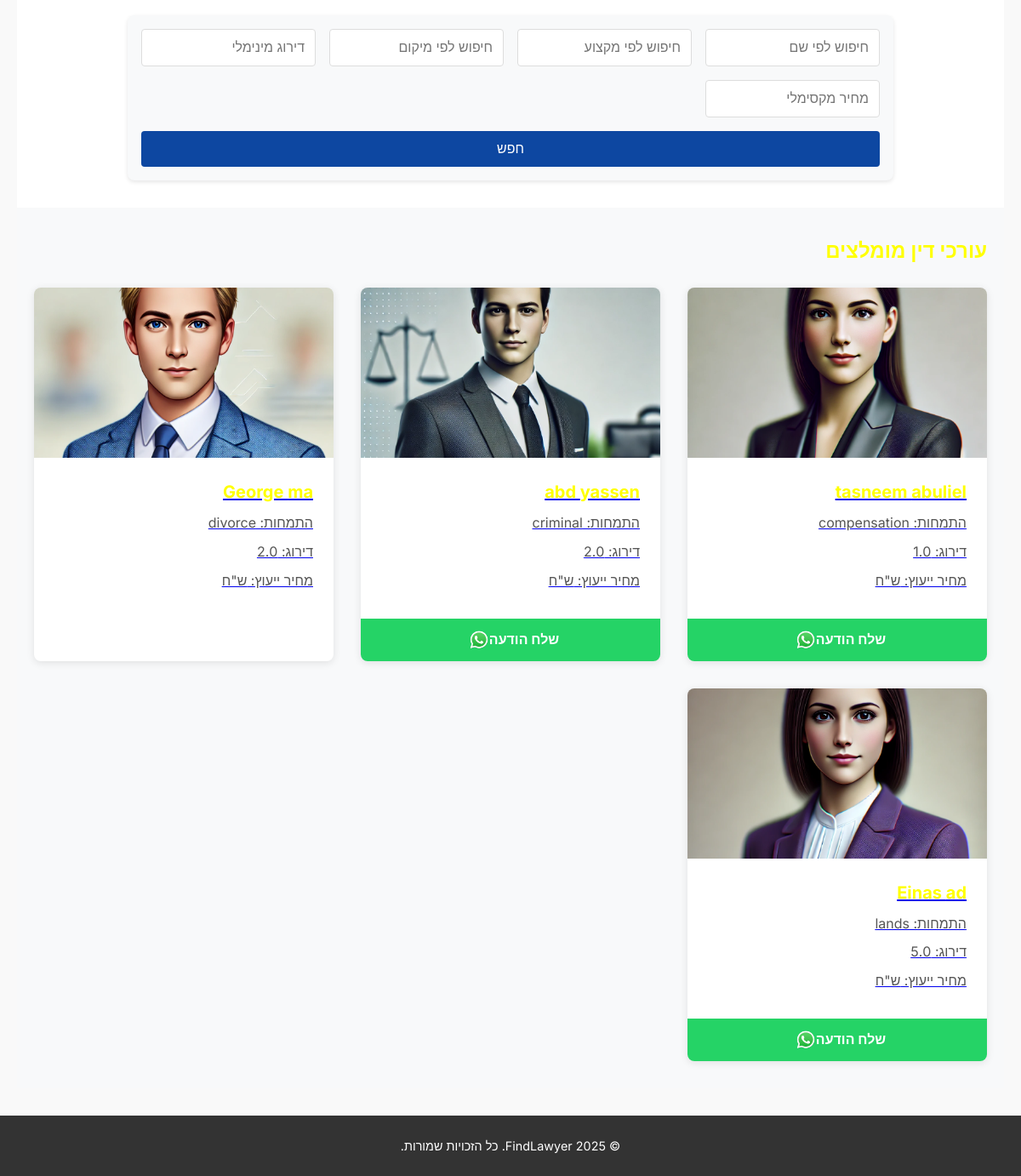
Before: / (lower part) with the older database file.
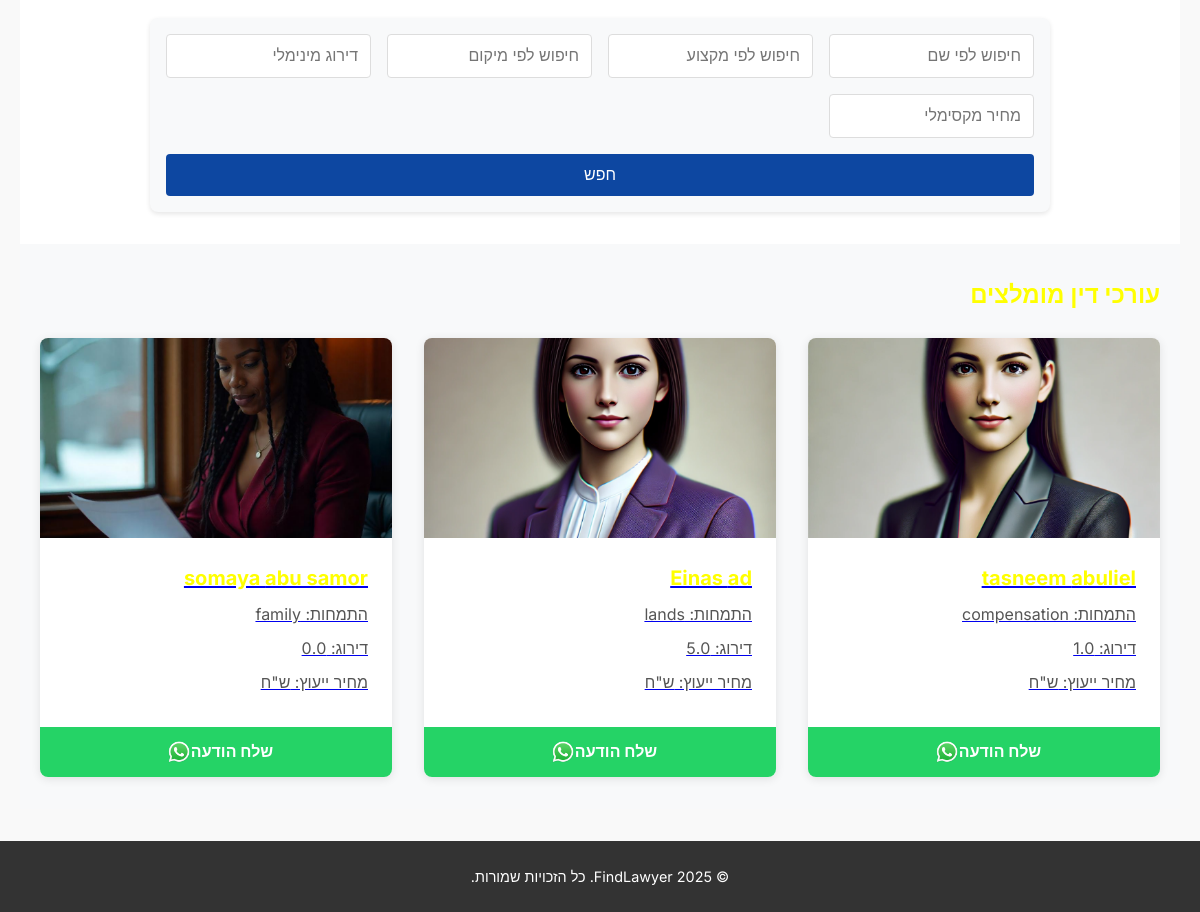
After: the same page with the newer database file.
### home/models.py (models this page shows, shortened)
class Lawyer(models.Model):
    first_name = models.CharField(max_length=100)
    last_name = models.CharField(max_length=100)
    specialization = models.CharField(max_length=100)
    location = models.CharField(max_length=100)
    email = models.EmailField(unique=True)
    phone_number = models.CharField(max_length=20)
    photo = models.ImageField(upload_to='lawyer_photos/', blank=True, null=True)

### home/views.py (the view)
# urls.py: 2. Add a URL to urlpatterns:  path('', views.home, name='home')
def home(request):
    lawyers = Lawyer.objects.all()  # Fetch all lawyers from the database
    return render(request, 'home/index.html', {'lawyers': lawyers})

### home/templates/home/index.html (shortened to what this page needs)
{% extends 'home/base_generic.html' %}
{% load static %}
{% block content %}
<section class="search-section">
    <div class="welcome-container">
        <form method="get" action="{% url 'lawyer-list' %}" class="search-bar">
            <input type="text" name="name" placeholder="חיפוש לפי שם" value="{{ request.GET.name }}">
            <input type="text" name="specialization" placeholder="חיפוש לפי מקצוע" value="{{ request.GET.specialization }}">
            <input type="text" name="location" placeholder="חיפוש לפי מיקום" value="{{ request.GET.location }}">
            <input type="number" step="0.1" name="min_rating" placeholder="דירוג מינימלי" value="{{ request.GET.min_rating }}">
            <input type="number" step="0.01" name="max_price" placeholder="מחיר מקסימלי" value="{{ request.GET.max_price }}">
            <button type="submit">חפש</button>
        </form>
    </div>
</section>
<section class="featured-lawyers">
    <div class="container">
        <h2>עורכי דין מומלצים</h2>
        <div class="lawyer-cards">
            {% for lawyer in lawyers %}
            <div class="card">
                <a href="{% url 'lawyer_profile' lawyer.pk %}">
                    <div class="card-image">
                        {% if lawyer.photo %}
                        <img src="{{ lawyer.photo.url }}" alt="{{ lawyer.first_name }} {{ lawyer.last_name }}">
                        {% else %}
                        <img src="{% static 'images/lawyer_placeholder.jpg' %}" alt="No photo available">
                        {% endif %}
                    </div>
                    <div class="card-content">
                        <h3>{{ lawyer.first_name }} {{ lawyer.last_name }}</h3>
                        <p>התמחות: {{ lawyer.specialization }}</p>
                        <p>דירוג: {{ lawyer.rating }}</p>
                        <p>מחיר ייעוץ: {{ lawyer.consultation_fee }} ש"ח</p>
                    </div>
                </a>
                {% if lawyer.phone_number %}
                <div class="whatsapp-button">
                    <a href="https://wa.me/{{ lawyer.phone_number }}">
                        שלח הודעה
                        <img src="{% static 'images/whatsapp_icon.png' %}" alt="WhatsApp">
                    </a>
                </div>
                {% endif %}
            </div>
            {% endfor %}
        </div>
    </div>
</section>
{% endblock %}

Changed rows visible on the page:
removed Lawyer: photo (picture), first_name "abd", last_name "yassen", specialization "criminal", rating "2.0"
removed Lawyer: photo (picture), first_name "George", last_name "ma", specialization "divorce", rating "2.0"
added Lawyer: photo (picture), first_name "somaya", last_name "abu samor", specialization "family", rating "0.0"
